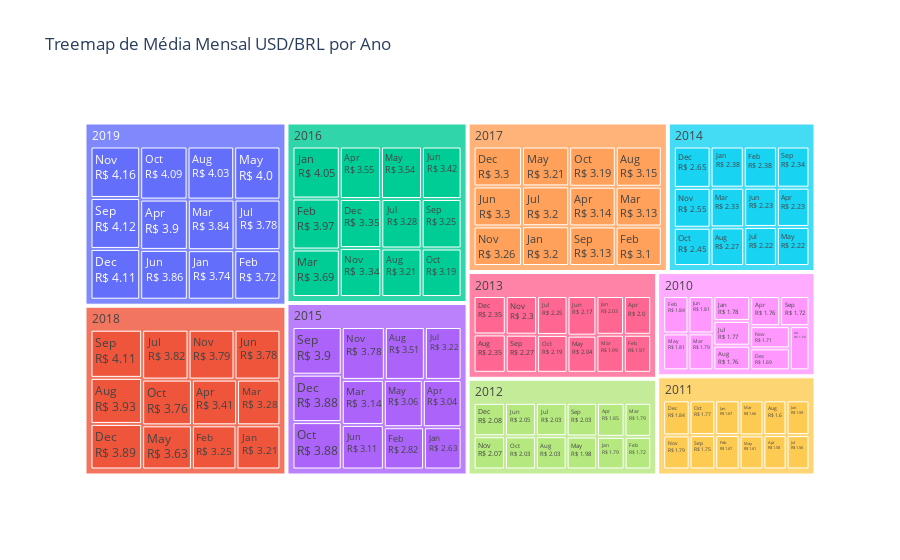

Notebook code cell kept with this figure:
### Code cell
# visualização hierárquica de dados com treemap
import pandas as pd
import plotly.express as px

df = pd.read_csv("USD_BRL_hist.csv")
df['Data'] = pd.to_datetime(df['Data'], dayfirst=True)
df['Ano'] = df['Data'].dt.year  # extrai o ano
df['Mês'] = df['Data'].dt.strftime('%b')  # extrai o mês em formato abreviado

media_mensal = df.groupby(['Ano', 'Mês'])['USD_BRL'].mean().reset_index()  # calcula a média mensal
media_mensal['Texto'] = media_mensal['USD_BRL'].round(2).astype(str)  # formata o texto

fig = px.treemap(media_mensal,
                 path=['Ano', 'Mês'],
                 values='USD_BRL',  # o tamanho de cada node é proporcional à média mensal
                 title='Treemap de Média Mensal USD/BRL por Ano',
                 custom_data=['Texto'])

fig.update_traces(
    texttemplate='%{label}<br>R$ %{customdata[0]}',
    textinfo='label+text'  # exibe o rótulo e o texto formatado
)

fig.show()

### Figure 1 — Plotly figure (JSON) as saved in the notebook; plotly's stock layout.template omitted (floating-point values rounded to 4 significant figures; data arrays with more than 128 entries replaced by an {"elided": "..."} marker saying what was removed)
{"data": [{"branchvalues": "total", "customdata": {"elided": "130x1 str values"}, "domain": {"x": [0, 1], "y": [0, 1]}, "hovertemplate": "labels=%{label}<br>USD_BRL=%{value}<br>parent=%{parent}<br>id=%{id}<extra></extra>", "ids": {"elided": "130 str values"}, "labels": {"elided": "130 str values"}, "name": "", "parents": {"elided": "130 str values"}, "textinfo": "label+text", "texttemplate": "%{label}<br>R$ %{customdata[0]}", "type": "treemap", "values": {"elided": "130 float values"}}], "layout": {"legend": {"tracegroupgap": 0}, "title": {"text": "Treemap de Média Mensal USD/BRL por Ano"}}}
